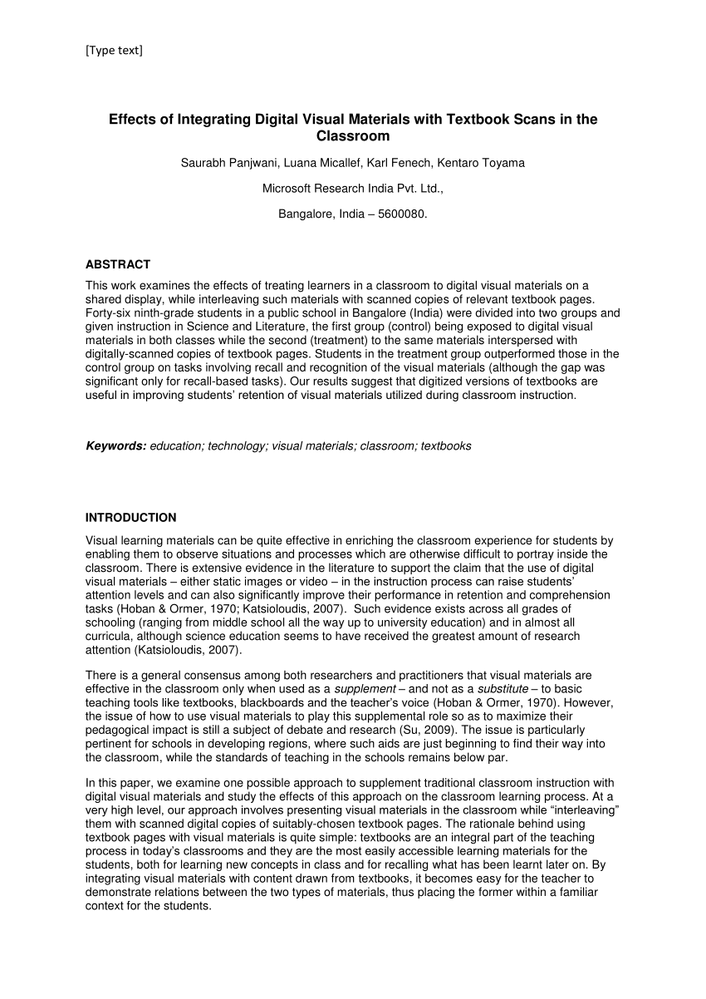
#> input picture raw_images/largepreview.png, 706 x 999 px, shrunk from 850 x 1202 before the run
$ python OCR_script_0_allLetters.py
#> lines starting #> are read from the running program, lines starting #| are printed output that depends on the picture; after the words box and inside, x2 and y2 are one past the last pixel; in counts of white or black regions, pixels touching at a corner belong together
import cv2
import numpy as np
import glob
from matplotlib import pyplot as plt

############### preprocessing stage ###############

# read page to be processed as grayscale
img = cv2.imread('../raw_images/largepreview.png', 1)
#> img is the input picture: shape (999, 706, 3); min 0, max 255, mean 237.3
out = img.copy()

# we don't need three channels, just grayscale
grayImg = cv2.cvtColor(img, cv2.COLOR_BGR2GRAY)
# we work with the inverse (more intuitive)
invGray = cv2.bitwise_not(grayImg)
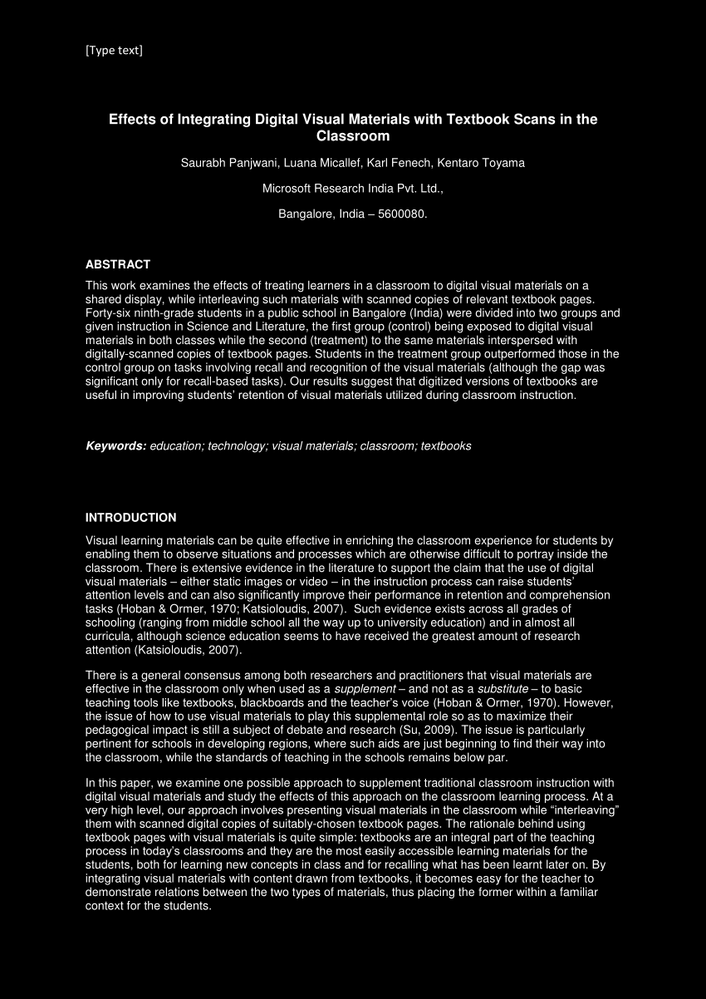
#> invGray: shape (999, 706); min 0, max 255, mean 17.7

# threshold image to reduce undesired artefacts
retVal, binaryThresh = cv2.threshold(invGray,10,255,cv2.THRESH_BINARY) # the lower this threshold is, the bigger the area of the letter. start around 50
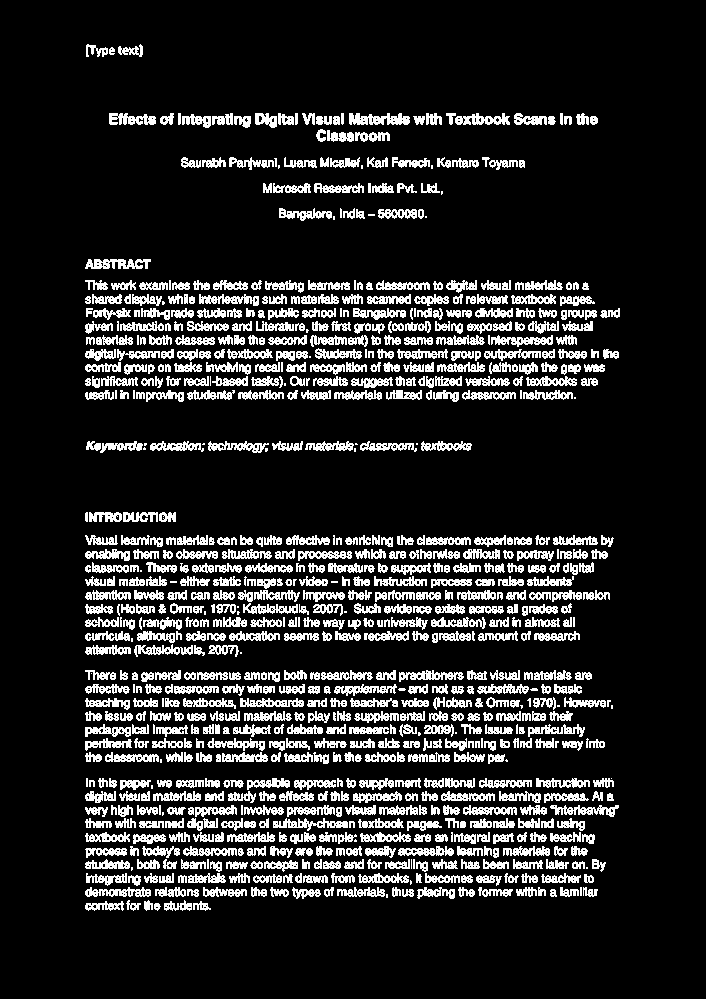
#> binaryThresh: shape (999, 706); 14.8% white in thin lines or dots, all inside (x1, y1, x2, y2) = (85, 44, 620, 911)

############### matching stage ###############

threshold = 0.65 # final determinant for match. lower values mean more matches, but also increases false positives

#load template images
tmp_letters = [cv2.imread(file, 0) for file in glob.glob("../template_letters_lowerscore/*.png")]
res = []

# for reach template, make the matching
for i, s in enumerate(tmp_letters):
    # preprocess one template letter
    tmp_letters[i] = cv2.bitwise_not(tmp_letters[i])
    retVal, tmp_letters[i] = cv2.threshold(tmp_letters[i],60,255,cv2.THRESH_BINARY) #this threshold works well at around 60
    w, h = tmp_letters[i].shape[::-1]
    res.append(cv2.matchTemplate(binaryThresh,tmp_letters[i],cv2.TM_CCOEFF_NORMED))
    loc = np.where( res[i] >= threshold)
    # draw rectangles at the matched regions for one template
    for pt in zip(*loc[::-1]):
        cv2.rectangle(out, pt, (pt[0] + w, pt[1] + h), (255,0,0), 1)
        out[pt[1]:pt[1]+h, pt[0]:pt[0]+w] = cv2.cvtColor(tmp_letters[i],cv2.COLOR_GRAY2RGB)
#> after the loop, res = []; tmp_letters = []

############### presentation stage ###############

# show intermediate stages
plt.subplot(131)
plt.imshow(img)
plt.title('original image')
plt.subplot(132)
plt.imshow(binaryThresh, 'gray')
plt.title('binary thresholding')

plt.subplot(133)
plt.imshow(out, 'gray')
plt.title('Original with overlayed matches')

plt.show()
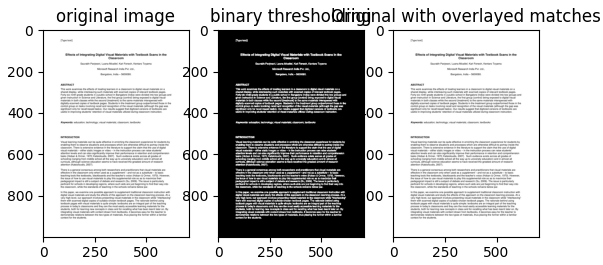
#> figure drawn by matplotlib, 3 panels
